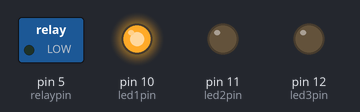
The sketch below on a simulated Arduino Uno, built with avr-gcc and run on an emulated ATmega328P. On the bench: switched loads named in the sketch (green lamp = pin HIGH), output pins drawn as LEDs (lit = HIGH). What the sketch prints to the serial monitor is not drawn.

Above: at 0.1 s.
At 1.1 s:
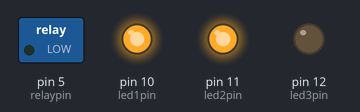
At 2.1 s:
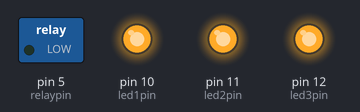
At 5.1 s:
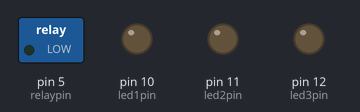
Timing chart, 0 to 6.6 s (numbered marks = the images above):
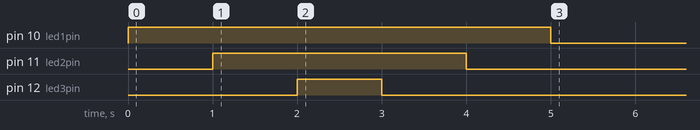

The sketch:

i2cSlave.ino
```cpp
// (licence header left out)
#define DEBUG TRUE

#include "SMBusSlave.h"
#include "Wire.h"

/*
  General Setup
*/

// RTC i2c address
#define DS1307_I2C_ADDRESS 0x68

// define i2c commands
#define LED1_ON_COMMAND		1
#define LED1_OFF_COMMAND	2
#define LED2_ON_COMMAND		3
#define LED2_OFF_COMMAND	4
#define LED3_ON_COMMAND		5
#define LED3_OFF_COMMAND	6
#define RELAY_COMMAND		7
#define QUERY_COMMAND		16

// define slave address. Which will be the same as the address specified in the Master application
#define SLAVE_ADDRESS 0x2A

// SMBus slave object
SMBusSlave *smBus;

// SMBus timer object
SMBusSlave *timer;

// Forward references
byte decToBcd(byte val);
byte bcdToDec(byte val);
void getDateDs1307(byte *second,
          byte *minute,
          byte *hour,
          byte *dayOfWeek,
          byte *dayOfMonth,
          byte *month,
          byte *year);

int led1(int value);
int led2(int value);
int led3(int value);
int relay(int value);
int query(int value);

// pin setup
int led1pin = 10;
int led2pin = 11;
int led3pin = 12;
int relaypin = 5;

void setup()
{
  debugBegin(115200);
  debugPrintln("\n\ni2c Slave (Waiting for commands from Raspberry pi)");

  // initialize the digital pins for leds and relay as an output
  pinMode(led1pin, OUTPUT);
  pinMode(led2pin, OUTPUT);
  pinMode(led3pin, OUTPUT);
  pinMode(relaypin, OUTPUT);

  // Instantiate the SMBus slave object
  smBus = new SMBusSlave(SLAVE_ADDRESS);

  // Add commands the slave will look for
  smBus->addCommand(LED1_ON_COMMAND, led1, 1);
  smBus->addCommand(LED1_OFF_COMMAND, led1, 0);
  smBus->addCommand(LED2_ON_COMMAND, led2, 1);
  smBus->addCommand(LED2_OFF_COMMAND, led2, 0);
  smBus->addCommand(LED3_ON_COMMAND, led3, 1);
  smBus->addCommand(LED3_OFF_COMMAND, led3, 0);
  smBus->addCommand(QUERY_COMMAND, query, 0);

  // Start slave processing - using the supplied callbacks
  smBus->startProcessing(receiveData, sendData);

//  timer = new SMBusSlave(DS1307_I2C_ADDRESS);

  // Start timer processing
//  timer->startProcessing(receiveTime, sendTime);

  led1(1);
  delay(1000);
  led2(1);
  delay(1000);
  led3(1);
  delay(1000);
  led3(0);
  delay(1000);
  led2(0);
  delay(1000);
  led1(0);
}

void loop()
{
}

// callback for received data
void receiveData(int byteCount)
{
//  debugPrintln("receiveData");
  smBus->receiveData(byteCount);
}

// callback for sending data
void sendData()
{
//  debugPrintln("sendData");
  smBus->sendData();
}

// callback for received data
void receiveTime(int byteCount)
{
  debugPrintln("receiveTime");
  timer->receiveData(byteCount);
}

// callback for sending data
void sendTime()
{
  debugPrintln("sendTime");
  timer->initData();
  timer->sendData();
}

// Convert normal decimal numbers to binary coded decimal
byte decToBcd(byte val)
{
  return ( (val/10*16) + (val%10) );
}

// Convert binary coded decimal to normal decimal numbers
byte bcdToDec(byte val)
{
  return ( (val/16*10) + (val%16) );
}

// Gets the date and time from the ds1307
void getDateDs1307(byte *second,
          byte *minute,
          byte *hour,
          byte *dayOfWeek,
          byte *dayOfMonth,
          byte *month,
          byte *year)
{
  // Reset the register pointer
  Wire.beginTransmission(DS1307_I2C_ADDRESS);
  Wire.write(0);
  Wire.endTransmission();

  Wire.requestFrom(DS1307_I2C_ADDRESS, 7);

  // A few of these need masks because certain bits are control bits
  *second     = bcdToDec(Wire.read() & 0x7f);
  *minute     = bcdToDec(Wire.read());
  *hour       = bcdToDec(Wire.read() & 0x3f);  // Need to change this if 12 hour am/pm
  *dayOfWeek  = bcdToDec(Wire.read());
  *dayOfMonth = bcdToDec(Wire.read());
  *month      = bcdToDec(Wire.read());
  *year       = bcdToDec(Wire.read());
}

// SMBus slave command processors
int led1(int value)
{
  digitalWrite(led1pin, value);		// switch led 1 on or off
  return 1;				// Return a success status code
}

int led2(int value)
{
  digitalWrite(led2pin, value);		// switch led 2 on or off
  return 1;				// Return a success status code
}

int led3(int value)
{
  digitalWrite(led3pin, value);		// switch led 3 on or off
  return 1;				// Return a success status code
}

int relay(int value)
{
  digitalWrite(relaypin, value);	// switch relay on or off
  return 1;				// Return a success status code
}

int query(int value)
{
  sendTime();

  if (1 != 0) return 42;

  byte second, minute, hour, dayOfWeek, dayOfMonth, month, year;

  getDateDs1307(&second, &minute, &hour, &dayOfWeek, &dayOfMonth, &month, &year);

  debugPrintDEC(hour);
  debugPrint(":");
  debugPrintDEC(minute);
  debugPrint(":");
  debugPrintDEC(second);
  debugPrint("  ");
  debugPrintDEC(month);
  debugPrint("/");
  debugPrintDEC(dayOfMonth);
  debugPrint("/");
  debugPrintDEC(year);
  debugPrint("  Day_of_week:");
  debugPrintDECln(dayOfWeek);

  return (int)hour;
}
```
